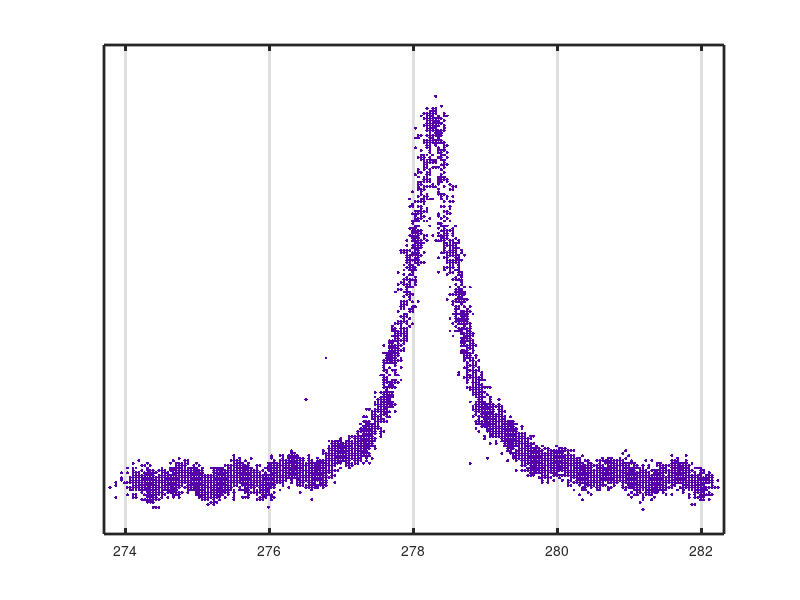

MATLAB code to generate this figure: (Note: this script raises an error after producing the figure.)
function FSRfitFig()
% Function to make OMC FSR plot for my thesis
% nicolas smith

% get the data ready
load FSRfinessemeas.mat
fReal = 2*freq;

realFSR = 0.288; %mod 278
fitFSR = 0.097;

fReal = fReal+realFSR-fitFSR;

% This function was automatically generated on 08-Mar-2012 15:12:32
% and subsequently modified.

% Set up figure to receive datasets and fits
f_ = figure();
set(f_,'Units','Pixels','Position',[0 0 650 400],'Visible','Off','Color','white');
legh_ = []; legt_ = {};   % handles and text for legend
xlim_ = [Inf -Inf];       % limits of x axis
ax_ = axes;
set(ax_,'Units','normalized','OuterPosition',[0 0 1 1],'LineWidth',2);
set(ax_,'Box','on');
grid on
set(ax_,'Ytick',[]);
axes(ax_); hold on;


% --- Plot data 
h_ = line(fReal,trans,'Parent',ax_,'Color',[0.333333 0 0.666667],...
    'LineStyle','none', 'LineWidth',1,...
    'Marker','.', 'MarkerSize',7);
set(f_,'Visible','Off');
xlim_(1) = min(xlim_(1),min(fReal));
xlim_(2) = max(xlim_(2),max(fReal));
legh_(end+1) = h_;
legt_{end+1} = 'Measured Data';

% Nudge axis limits beyond data limits
xlim_ = xlim_ + [-1 1] * 0.01 * diff(xlim_);
set(ax_,'XLim',xlim_)

% --- Create fit 
fo_ = fitoptions('method','NonlinearLeastSquares','Robust','Bisquare','Algorithm','Levenberg-Marquardt','MaxFunEvals',10000,'MaxIter',10000,'TolFun',1.0000000000000000209e-08,'TolX',1.0000000000000000209e-08);
ok_ = isfinite(fReal) & isfinite(trans);
if ~all( ok_ )
    warning( 'GenerateMFile:IgnoringNansAndInfs', ...
        'Ignoring NaNs and Infs in data' );
end


st_ = [0.02 0.05 370.0 278.1]; % fit starting point
set(fo_,'Startpoint',st_);
ft_ = fittype('offset+gain/(1+4/pi^2*F^2*sin(f/FSR*pi)^2)',...
    'dependent',{'y'},'independent',{'f'},...
    'coefficients',{'gain', 'offset', 'F', 'FSR'});

% Fit this model using new data
disp('fitting curve...')
cf_ = fit(fReal(ok_),trans(ok_),ft_,fo_);
disp('done')
disp(cf_)
cf_.FSR
confint(cf_)

% Plot this fit
h_ = plot(cf_,'fit',0.95);
set(f_,'Visible','Off');
legend off;  % turn off legend from plot method call
set(h_(1),'Color',[1 0 0],...
    'LineStyle','-', 'LineWidth',2,...
    'Marker','none', 'MarkerSize',6);
legh_(end+1) = h_(1);
legt_{end+1} = 'Curve Fit';

% Done plotting data and fits.  Now finish up loose ends.
hold off;
leginfo_ = {'Orientation', 'vertical', 'Location', 'NorthEast'};
h_ = legend(ax_,legh_,legt_,leginfo_{:});  % create legend
set(h_,'Interpreter','none');
xlabel(ax_,'Frequency Offset (MHz)');               
ylabel(ax_,'Transmission');

export_fig('FSRfit.pdf','-painters')
